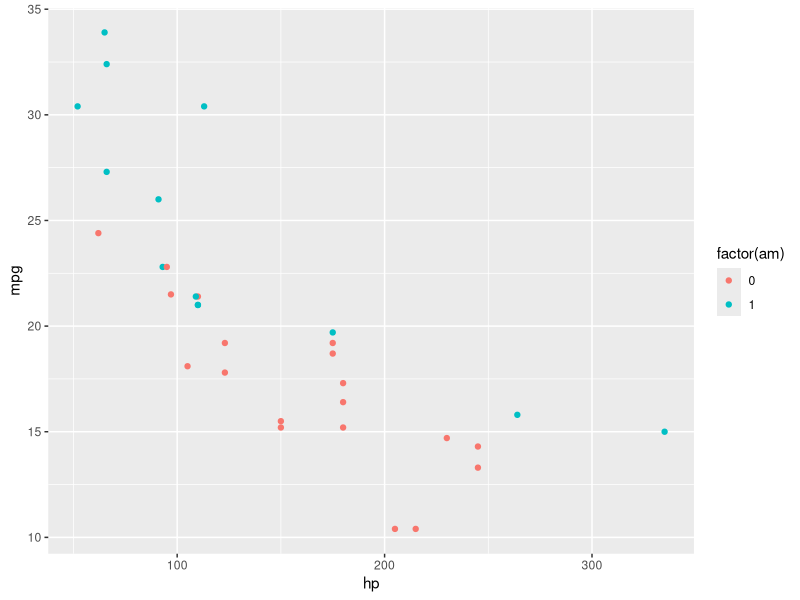

R code for this plot:
## ---- chunk 1
library(MASS)
library(dplyr)
library(ggplot2)

## ---- chunk 2
mtcars %>% group_by(am) %>% summarise(m_hp=mean(hp),m_mpg=mean(mpg))
## ---- chunk 3
mtcars %>% ggplot(aes(hp,mpg)) + geom_point(aes(colour=factor(am)))

